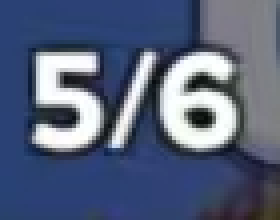
#> input picture exe/源码/bear_assets/reference/counter_sample.png, 70 x 55 px (shown 4 times larger); its folder holds only this picture in this run
$ python -i bear_vision.py   (imports and definitions only)
#> lines starting #> are read from the running program, lines starting #| are printed output that depends on the picture
### exe/源码/vision.py
from __future__ import annotations
import re
import threading
import cv2
import numpy as np
from PIL import Image

class Vision:
    def __init__(self):
        self._ocr = None
        self._lock = threading.Lock()

    # [136 lines left out: functions text, number, crop, patch, low_balance_button, exit_region and 3 more, not called in this run]

def grid_points(box, rows, cols):
    x1,y1,x2,y2=box
    return [(x1+(c+.5)*(x2-x1)/cols,y1+(r+.5)*(y2-y1)/rows) for r in range(rows) for c in range(cols)]

# [34 lines left out: function auto_config, not called in this run]

### exe/源码/bear_vision.py
"""Local bear recognition, using the same reference crops and gates as Android."""
import json, re
from pathlib import Path
import cv2
import numpy as np
from PIL import Image
from vision import Vision
from bear_flow import Frame, Row

ASSETS=Path(__file__).resolve().parent/'bear_assets'

# [17 lines left out: functions read, hits, not called in this run]

class BearVision:
    def __init__(self,ocr=None,calibration=None):
        self.ocr=ocr or Vision();self.layout=json.loads((ASSETS/'reference/layout.json').read_text())
        self.refs={p.stem:read(p) for p in (ASSETS/'reference').glob('*.png')}
        self.feedback={p.stem:read(p) for p in (ASSETS/'feedback').glob('*.png')}
        self.calibration=calibration or {}
        for key,v in self.calibration.items():
            if 'image' in v:self.refs[key]=read(v['image'])
    # [91 lines left out: functions text, observe, not called in this run]

>>> import cv2
>>> picture = cv2.imread('bear_assets/reference/counter_sample.png', cv2.IMREAD_GRAYSCALE)
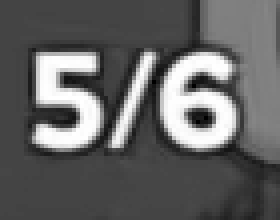
#> picture: shape (55, 70) (shown 4 times larger); min 0, max 255, mean 99.4
#> (the run stopped early here; a loop or call above may not have finished)
